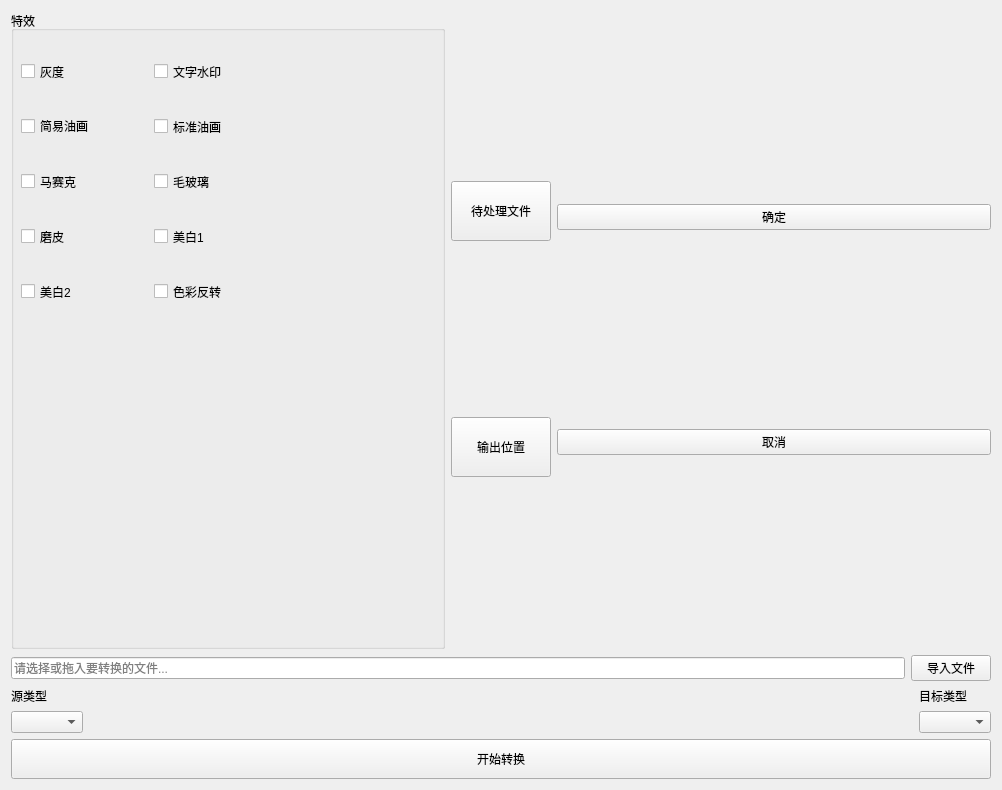
<?xml version="1.0" encoding="UTF-8"?>
<ui version="4.0">
 <class>effact</class>
 <widget class="QWidget" name="effact">
  <property name="geometry">
   <rect>
    <x>0</x>
    <y>0</y>
    <width>1002</width>
    <height>790</height>
   </rect>
  </property>
  <property name="sizePolicy">
   <sizepolicy hsizetype="Expanding" vsizetype="Expanding">
    <horstretch>0</horstretch>
    <verstretch>0</verstretch>
   </sizepolicy>
  </property>
  <property name="windowTitle">
   <string>Form</string>
  </property>
  <layout class="QVBoxLayout" name="verticalLayout_8">
   <item>
    <layout class="QVBoxLayout" name="verticalLayout_7">
     <item>
      <layout class="QHBoxLayout" name="horizontalLayout_8">
       <item>
        <widget class="QGroupBox" name="groupBox">
         <property name="sizePolicy">
          <sizepolicy hsizetype="Preferred" vsizetype="Expanding">
           <horstretch>0</horstretch>
           <verstretch>0</verstretch>
          </sizepolicy>
         </property>
         <property name="title">
          <string>特效</string>
         </property>
         <widget class="QWidget" name="layoutWidget">
          <property name="geometry">
           <rect>
            <x>10</x>
            <y>40</y>
            <width>251</width>
            <height>261</height>
           </rect>
          </property>
          <layout class="QVBoxLayout" name="verticalLayout">
           <property name="spacing">
            <number>14</number>
           </property>
           <item>
            <layout class="QHBoxLayout" name="horizontalLayout">
             <item>
              <widget class="QCheckBox" name="gray">
               <property name="sizePolicy">
                <sizepolicy hsizetype="Minimum" vsizetype="Minimum">
                 <horstretch>0</horstretch>
                 <verstretch>0</verstretch>
                </sizepolicy>
               </property>
               <property name="text">
                <string>灰度</string>
               </property>
              </widget>
             </item>
             <item>
              <widget class="QCheckBox" name="TextWatermark">
               <property name="sizePolicy">
                <sizepolicy hsizetype="Minimum" vsizetype="Minimum">
                 <horstretch>0</horstretch>
                 <verstretch>0</verstretch>
                </sizepolicy>
               </property>
               <property name="text">
                <string>文字水印</string>
               </property>
              </widget>
             </item>
            </layout>
           </item>
           <item>
            <layout class="QHBoxLayout" name="horizontalLayout_2">
             <item>
              <widget class="QCheckBox" name="customOilPaintApprox">
               <property name="text">
                <string>简易油画</string>
               </property>
              </widget>
             </item>
             <item>
              <widget class="QCheckBox" name="OilPainting2">
               <property name="sizePolicy">
                <sizepolicy hsizetype="Minimum" vsizetype="Minimum">
                 <horstretch>0</horstretch>
                 <verstretch>0</verstretch>
                </sizepolicy>
               </property>
               <property name="text">
                <string>标准油画</string>
               </property>
              </widget>
             </item>
            </layout>
           </item>
           <item>
            <layout class="QHBoxLayout" name="horizontalLayout_3">
             <item>
              <widget class="QCheckBox" name="Mosaic">
               <property name="sizePolicy">
                <sizepolicy hsizetype="Minimum" vsizetype="Minimum">
                 <horstretch>0</horstretch>
                 <verstretch>0</verstretch>
                </sizepolicy>
               </property>
               <property name="text">
                <string>马赛克</string>
               </property>
              </widget>
             </item>
             <item>
              <widget class="QCheckBox" name="FrostedGlass">
               <property name="sizePolicy">
                <sizepolicy hsizetype="Minimum" vsizetype="Minimum">
                 <horstretch>0</horstretch>
                 <verstretch>0</verstretch>
                </sizepolicy>
               </property>
               <property name="text">
                <string>毛玻璃</string>
               </property>
              </widget>
             </item>
            </layout>
           </item>
           <item>
            <layout class="QHBoxLayout" name="horizontalLayout_4">
             <item>
              <widget class="QCheckBox" name="SkinSmoothing">
               <property name="sizePolicy">
                <sizepolicy hsizetype="Minimum" vsizetype="Minimum">
                 <horstretch>0</horstretch>
                 <verstretch>0</verstretch>
                </sizepolicy>
               </property>
               <property name="text">
                <string>磨皮</string>
               </property>
              </widget>
             </item>
             <item>
              <widget class="QCheckBox" name="whitening">
               <property name="sizePolicy">
                <sizepolicy hsizetype="Minimum" vsizetype="Minimum">
                 <horstretch>0</horstretch>
                 <verstretch>0</verstretch>
                </sizepolicy>
               </property>
               <property name="text">
                <string>美白1</string>
               </property>
              </widget>
             </item>
            </layout>
           </item>
           <item>
            <layout class="QHBoxLayout" name="horizontalLayout_5">
             <item>
              <widget class="QCheckBox" name="whitening2">
               <property name="sizePolicy">
                <sizepolicy hsizetype="Minimum" vsizetype="Minimum">
                 <horstretch>0</horstretch>
                 <verstretch>0</verstretch>
                </sizepolicy>
               </property>
               <property name="text">
                <string>美白2</string>
               </property>
              </widget>
             </item>
             <item>
              <widget class="QCheckBox" name="colorinvert">
               <property name="sizePolicy">
                <sizepolicy hsizetype="Minimum" vsizetype="Minimum">
                 <horstretch>0</horstretch>
                 <verstretch>0</verstretch>
                </sizepolicy>
               </property>
               <property name="text">
                <string>色彩反转</string>
               </property>
              </widget>
             </item>
            </layout>
           </item>
          </layout>
         </widget>
        </widget>
       </item>
       <item>
        <layout class="QVBoxLayout" name="verticalLayout_3">
         <item>
          <widget class="QToolButton" name="addFile">
           <property name="minimumSize">
            <size>
             <width>100</width>
             <height>60</height>
            </size>
           </property>
           <property name="text">
            <string>待处理文件</string>
           </property>
           <property name="icon">
            <iconset resource="../../../icon.qrc">
             <normaloff>:/rc/addFile.svg</normaloff>:/rc/addFile.svg</iconset>
           </property>
          </widget>
         </item>
         <item>
          <widget class="QToolButton" name="exportFile">
           <property name="minimumSize">
            <size>
             <width>100</width>
             <height>60</height>
            </size>
           </property>
           <property name="text">
            <string>输出位置</string>
           </property>
           <property name="icon">
            <iconset resource="../../../icon.qrc">
             <normaloff>:/rc/export.svg</normaloff>:/rc/export.svg</iconset>
           </property>
          </widget>
         </item>
        </layout>
       </item>
       <item>
        <layout class="QVBoxLayout" name="verticalLayout_2">
         <item>
          <widget class="QPushButton" name="ok">
           <property name="text">
            <string>确定</string>
           </property>
          </widget>
         </item>
         <item>
          <widget class="QPushButton" name="cancel">
           <property name="text">
            <string>取消</string>
           </property>
          </widget>
         </item>
        </layout>
       </item>
      </layout>
     </item>
     <item>
      <layout class="QVBoxLayout" name="verticalLayout_6">
       <item>
        <layout class="QHBoxLayout" name="horizontalLayout_7">
         <item>
          <widget class="QLineEdit" name="lineEdit_Path">
           <property name="sizePolicy">
            <sizepolicy hsizetype="Expanding" vsizetype="Maximum">
             <horstretch>0</horstretch>
             <verstretch>0</verstretch>
            </sizepolicy>
           </property>
           <property name="readOnly">
            <bool>true</bool>
           </property>
           <property name="placeholderText">
            <string>请选择或拖入要转换的文件...</string>
           </property>
          </widget>
         </item>
         <item>
          <widget class="QPushButton" name="btnImport">
           <property name="sizePolicy">
            <sizepolicy hsizetype="Maximum" vsizetype="Fixed">
             <horstretch>0</horstretch>
             <verstretch>0</verstretch>
            </sizepolicy>
           </property>
           <property name="text">
            <string>导入文件</string>
           </property>
          </widget>
         </item>
        </layout>
       </item>
       <item>
        <layout class="QHBoxLayout" name="horizontalLayout_6">
         <item>
          <layout class="QVBoxLayout" name="verticalLayout_4">
           <item>
            <widget class="QLabel" name="labelSrc">
             <property name="sizePolicy">
              <sizepolicy hsizetype="Maximum" vsizetype="Maximum">
               <horstretch>0</horstretch>
               <verstretch>0</verstretch>
              </sizepolicy>
             </property>
             <property name="text">
              <string>源类型</string>
             </property>
            </widget>
           </item>
           <item>
            <widget class="QComboBox" name="comboBoxSrc">
             <property name="sizePolicy">
              <sizepolicy hsizetype="Preferred" vsizetype="Maximum">
               <horstretch>0</horstretch>
               <verstretch>0</verstretch>
              </sizepolicy>
             </property>
            </widget>
           </item>
          </layout>
         </item>
         <item>
          <spacer name="horizontalSpacer">
           <property name="orientation">
            <enum>Qt::Horizontal</enum>
           </property>
           <property name="sizeHint" stdset="0">
            <size>
             <width>13</width>
             <height>42</height>
            </size>
           </property>
          </spacer>
         </item>
         <item>
          <layout class="QVBoxLayout" name="verticalLayout_5">
           <item>
            <widget class="QLabel" name="labelDst">
             <property name="sizePolicy">
              <sizepolicy hsizetype="Minimum" vsizetype="Maximum">
               <horstretch>0</horstretch>
               <verstretch>0</verstretch>
              </sizepolicy>
             </property>
             <property name="text">
              <string>目标类型</string>
             </property>
            </widget>
           </item>
           <item>
            <widget class="QComboBox" name="comboBoxDst">
             <property name="sizePolicy">
              <sizepolicy hsizetype="Preferred" vsizetype="Maximum">
               <horstretch>0</horstretch>
               <verstretch>0</verstretch>
              </sizepolicy>
             </property>
            </widget>
           </item>
          </layout>
         </item>
        </layout>
       </item>
       <item>
        <widget class="QPushButton" name="pushButton">
         <property name="minimumSize">
          <size>
           <width>0</width>
           <height>40</height>
          </size>
         </property>
         <property name="text">
          <string>开始转换</string>
         </property>
        </widget>
       </item>
      </layout>
     </item>
    </layout>
   </item>
  </layout>
 </widget>
 <resources>
  <include location="../../../icon.qrc"/>
 </resources>
 <connections/>
</ui>
